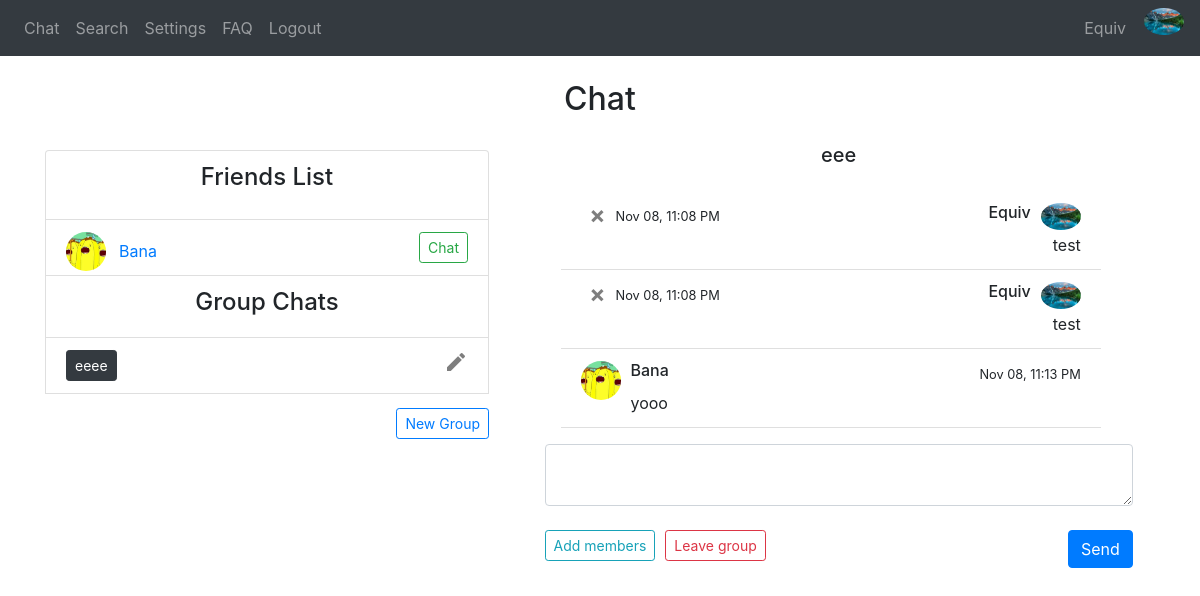
Screenshot of /group-chat/1 (signed in) with the database file from the repository.
### website/models.py (models this page shows)
class User(db.Model, UserMixin):
    username = db.Column(db.String(150), unique=True)
    password = db.Column(db.String(150))
    answer = db.Column(db.String(150)) # security word
    question = db.Column(db.String(150)) # security question
    first_name = db.Column(db.String(150))
    status = db.Column(db.String(150))
    messages = db.relationship('Message')
    friends_list = db.relationship('Friend')
    id = db.Column(db.Integer, primary_key=True)
    name = db.Column(db.String(20))
    groups = db.relationship('Group', secondary=user_groups, backref=db.backref('members', lazy='dynamic'))
    image_file = db.Column(db.String(20), nullable=False, default='default.jpg')

class Group(db.Model):
    group_id = db.Column(db.Integer, primary_key=True)
    group_name = db.Column(db.String(20))

class Message(db.Model):
    id = db.Column(db.Integer, primary_key=True)
    data = db.Column(db.String(10000))
    date = db.Column(db.DateTime(timezone=True), default=func.now(tz=pytz.timezone('US/Eastern')))
    user_id = db.Column(db.Integer, db.ForeignKey('user.id')) #one-to-many relationship
    recipient_id = db.Column(db.Integer)
    group_id = db.Column(db.Integer)

class Friend(db.Model):
    id = db.Column(db.Integer, primary_key=True)
    user_id = db.Column(db.Integer, db.ForeignKey('user.id')) #one-to-many relationship
    friend_id = db.Column(db.Integer)
    friend_name = db.Column(db.String(10000))

### website/group_views.py (the view, shortened to what this page needs)
@group_views.route('/group-chat/<string:group_id>', methods=['GET', 'POST'])
@login_required
def group_chat(group_id):
    group = Group.query.filter(Group.group_id == group_id).first_or_404()
    return render_template("group_chat.html", User=User, user=current_user, username=current_user.username, user_db=User, group=group, Message=Message, desc=desc, str=str, datetime=datetime)

### website/__init__.py (called while the page is built)
def create_app():
    app = Flask(__name__)
    app.config['SECRET_KEY'] = 'wadkjwlajda'
    app.config['SQLALCHEMY_DATABASE_URI'] = f'sqlite:///{DB_NAME}'
    db.init_app(app)
    from .views import views
    from .auth import auth
    from .group_views import group_views
    app.register_blueprint(views, url_prefix='/')
    app.register_blueprint(auth, url_prefix='/')
    app.register_blueprint(group_views, url_prefix='/')
    from .models import User, Message
    create_database(app)
    login_manager = LoginManager()
    login_manager.login_view = 'auth.login'
    login_manager.init_app(app)
    @login_manager.user_loader
    def load_user(id):
        return User.query.get(int(id))
    return app

### website/templates/group_chat.html (shortened to what this page needs)
{% extends "base.html" %} {% block title %}Chat{% endblock %} {% block content
    %}
    <h2 align="center">Chat</h2>
<div style="float: right; width: 55%; padding-right: 2%; padding-top: 1.5%;">
    <ul class="list-group list-group-flush" id="messages">
        <h5 align="center">{{group.group_name}}</h5>
        <div class="overflow-auto p-3 mb-3 mb-md-0 mr-md-3 bg-light;" style="max-height: 300px; display: flex; flex-direction: column-reverse;">
        {% for message in Message.query.order_by(desc(Message.id)).all() %}
            {% if message.group_id == group.group_id %}
                {% if message.user_id == user.id %}
                <li class="list-group-item">
                    <div style="height:30px">
                        <div style="float: right; padding-left: 10px"><img style="width:40px" class="rounded-circle account-img" src="{{ url_for('static', filename='profile_pics/' + current_user.image_file) }}"></div>
                        <div style="float: right"><h6>{{ user_db.query.filter(user_db.id == message.user_id).first_or_404().username }}</h6></div>
                        <div style="float: left; width: 5%"><a class="close" id="chat" href="/delete-message-group/{{message.id}}/{{group.group_id}}"><span aria-hidden="true">&times;</span></a></div>
                            {% if (message.date - datetime.datetime.now()).days < 0 %}
                            <div style="float:left; padding-left: 10px"><small>{{(message.date - datetime.timedelta(hours=5)).strftime('%b %d, %I:%M %p')}}</small></div>
                            {% elif (message.date - datetime.datetime.now()).days == -1 %}
                                <div style="float:left; padding-left: 10px"><small>{{(message.date - datetime.timedelta(hours=5)).strftime('Yesterday, %I:%M %p')}}</small></div>
                            {% else %}
                                <div style="float:left; padding-left: 10px"><small>{{(message.date - datetime.timedelta(hours=5)).strftime('%I:%M %p')}}</small></div>
                            {% endif %}
                        </div>
                        <div style="overflow-wrap: break-word" align="right">{{message.data}}</div>
                </li>
                {% else %}
                <li class="list-group-item">
                    <div style="height:30px">
                        <div style="float: left; padding-right: 10px"><img style="width:40px" class="rounded-circle account-img" src="{{ url_for('static', filename='profile_pics/' + User.query.filter(User.id == message.user_id).first_or_404().image_file) }}"></div>
                        <div style="float: left"><h6>{{ user_db.query.filter(user_db.id == message.user_id).first_or_404().username }}</h6></div>
                        {% if (message.date - datetime.datetime.now()).days < 0 %}
                            <div style="float:right"><small>{{(message.date - datetime.timedelta(hours=5)).strftime('%b %d, %I:%M %p')}}</small></div>
                            {% elif (message.date - datetime.datetime.now()).days == -1 %}
                                <div style="float:right"><small>{{(message.date - datetime.timedelta(hours=5)).strftime('Yesterday, %I:%M %p')}}</small></div>
                        {% else %}
                            <div style="float:right"><small>{{(message.date - datetime.timedelta(hours=5)).strftime('%I:%M %p')}}</small></div>
                        {% endif %}
                    </div>
                    <div style="overflow-wrap: break-word" align="left">{{message.data}}</div>
                </li>
                {% endif %}
            {% endif %}
        {% endfor %}
        </div>
    </ul>
    <form method="POST">
        <textarea name="message" id="message" class="form-control"></textarea>
        <br />
        <div style="float: right">
            <button type="submit" class="btn btn-primary">Send</button>
        </div>
    </form>
    <div style="float: left;"><a class="btn btn-outline-info btn-sm" id="chat" href="/add-members/{{group.group_name}}">Add members</a></div>
    <div style="float: left; padding-left: 10px"><a class="btn btn-outline-danger btn-sm" id="chat" href="/leave-group/{{group.group_id}}/{{current_user.id}}">Leave group</a></div>
</div>
<br />
<div style="float: left; width: 40%; padding-left: 0%">
    <li style="height: 70px" class="list-group-item"><h4 align="center">Friends List</h4></li>
    {% if user.friends_list %}
        {% for friend in user.friends_list %}
            <li class="list-group-item">
                <div style="float: left"><img style="width:40px" class="rounded-circle account-img" src="{{ url_for('static', filename='profile_pics/' + User.query.filter(User.id == friend.friend_id).first_or_404().image_file) }}"></div>
                <div style="float: left"><a class="btn btn-link" id="chat" href="/profile/{{User.query.filter(User.id == friend.friend_id).first_or_404().username}}">{{User.query.filter(User.id == friend.friend_id).first_or_404().username}}</a></div>
                <div align="right"><a class="btn btn-outline-success btn-sm" id="chat" href="/chat/{{User.query.filter(User.id == friend.friend_id).first_or_404().username}}">Chat</a></div>
            </li>
        {% endfor %}
    {% endif %}
    {% if user.groups %}
    <li class="list-group-item"><h4 align="center">Group Chats</h4></li>
        {% for group in user.groups %}
            <li class="list-group-item">
                <a class="btn btn-dark btn-sm" id="chat" href="/group-chat/{{group.group_id}}">{{group.group_name}}</a>
                <div style="float: right; width: 5%"><a class="close" id="chat" href="/change-group-name/{{group.group_id}}"><span aria-hidden="true"><i class="material-icons">mode_edit</i></span></a></div>
            </li>
        {% endfor %}
    {% endif %}
    <div style="float: right; padding-top: 3%"><a class="btn btn-outline-primary btn-sm" id="create-group" href="/create-group">New Group</a></div>
</div>
{% endblock %}

### website/templates/base.html (shortened to what this page needs)
<!DOCTYPE html>
<html>
  <head>
    <link
      rel="stylesheet"
      href="https://stackpath.bootstrapcdn.com/bootstrap/4.4.1/css/bootstrap.min.css"
    />
    <link
      rel="stylesheet"
      href="https://stackpath.bootstrapcdn.com/font-awesome/4.7.0/css/font-awesome.min.css"
    />
  </head>
  <body>
    <nav class="navbar navbar-expand-lg navbar-dark bg-dark">
      <div class="collapse navbar-collapse" id="navbar">
        <div class="navbar-nav">
          {% if current_user.is_authenticated %}
            <a class="nav-item nav-link" id="chat" href="/">Chat</a>
            <a class="nav-item nav-link" id="search" href="/search">Search</a>
            <a class="nav-item nav-link" id="settings" href="/settings">Settings</a>
            <a class="nav-item nav-link" id="faq" href="/faq">FAQ</a>
            <a class="nav-item nav-link" id="logout" href="/logout">Logout</a>
          {% else %}
            <a class="nav-item nav-link" id="login" href="/login">Log In</a>
            <a class="nav-item nav-link" id="signUp" href="/sign-up">Sign Up</a>
            <a class="nav-item nav-link" id="faq" href="/faq">FAQ</a>
          {% endif %}
        </div>
      </div>
      <div class="collapse navbar-collapse justify-content-end" id="navbar">
        <div class="navbar-nav">
          {% if current_user.is_authenticated %}
          <a class="nav-item nav-link" id="chat" href="/profile">{{current_user.username}}</a>
          <div style="float: right; padding-left: 10px"><a href="/profile"><img style="width:40px" class="rounded-circle account-img" src="{{ url_for('static', filename='profile_pics/' + current_user.image_file) }}"></a></div>
          {% endif %}
        </div>
      </div>
    </nav>
    <br />
    <div class="container">{% block content %} {% endblock %}</div>
  </body>
</html>

### rows the page displays
User: username "Equiv", image_file (picture), query.filter "Equiv"
Group: group_name "eee"
Message: image_file (picture), date "Nov 08, 11:13 PM", data "yooo"
User: query.filter "Bana"
Message: image_file (picture), date "Nov 08, 11:08 PM", data "test"
Message: image_file (picture), date "Nov 08, 11:08 PM", data "test"
Friend: image_file (picture)
Group: group_name "eeee"
